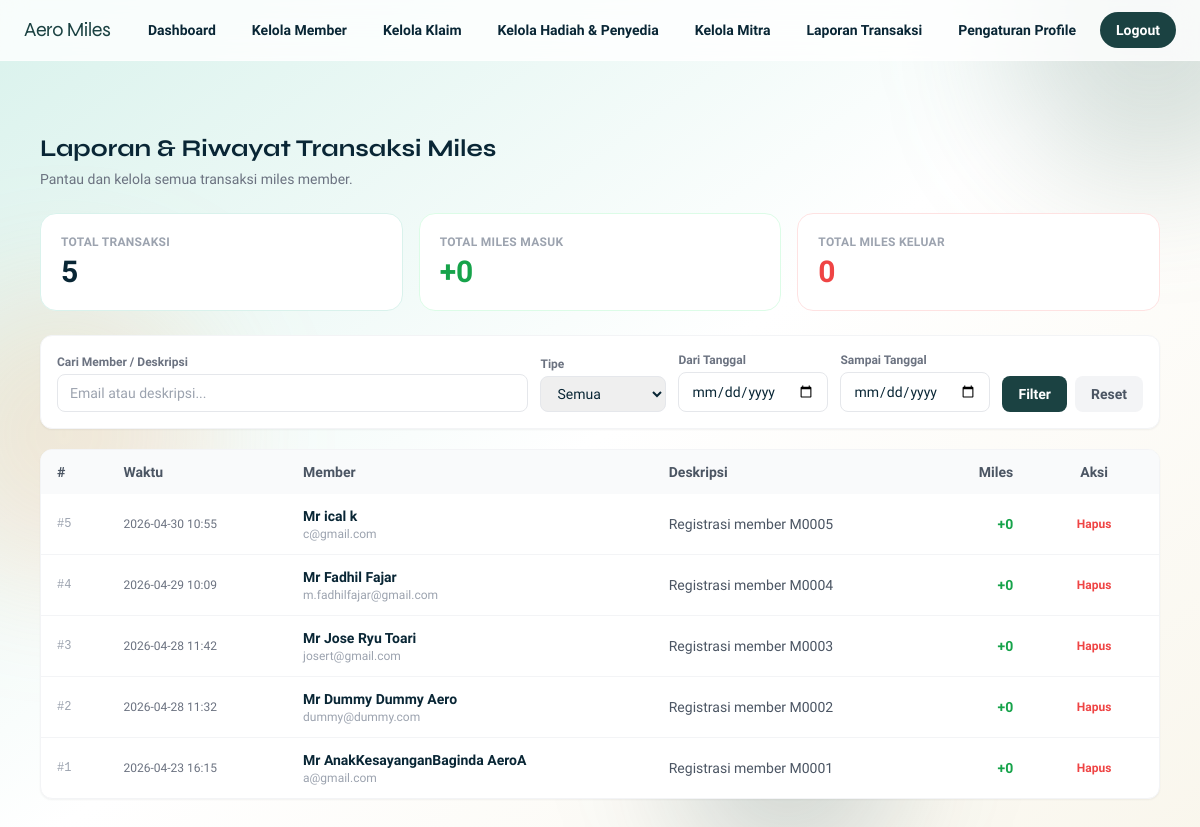
Before: /staf/laporan-transaksi/ (signed in) with the older database file.
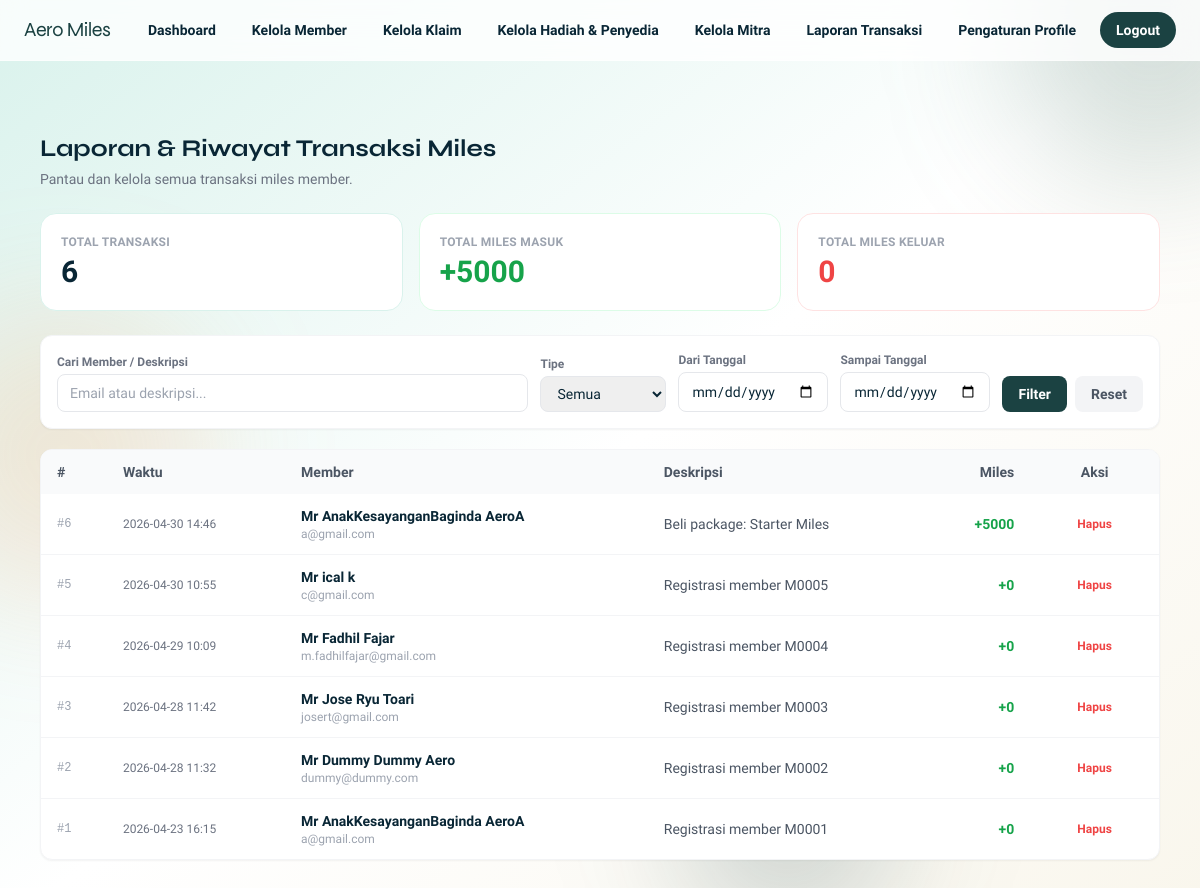
After: the same page with the newer database file.
### core/models.py (models this page shows, shortened)
class MilesTransaction(models.Model):
    member = models.ForeignKey(User, on_delete=models.CASCADE, related_name="miles_transactions")
    deskripsi = models.CharField(max_length=255)
    miles_delta = models.IntegerField(default=0)
    created_at = models.DateTimeField(default=timezone.now)
    class Meta:
        ordering = ["-created_at"]

class User(AbstractUser):
    class Role(models.TextChoices):
        MEMBER = "member", "Member"
        STAF = "staf", "Staf"
    username = None
    email = models.EmailField(unique=True)
    role = models.CharField(max_length=10, choices=Role.choices, default=Role.MEMBER)
    salutation = models.CharField(max_length=10, default="Mr")
    first_mid_name = models.CharField(max_length=100, default="User")
    last_name = models.CharField(max_length=100, default="Aero")
    country_code = models.CharField(max_length=5, default="+62")
    mobile_number = models.CharField(max_length=20, default="0000000000")
    tanggal_lahir = models.DateField(default=timezone.localdate)
    kewarganegaraan = models.CharField(max_length=50, default="Indonesia")
    USERNAME_FIELD = "email"
    REQUIRED_FIELDS = []
    objects = UserManager()
    @property
    def full_name(self):
        return f"{self.salutation} {self.first_mid_name} {self.last_name}".strip()

### core/views.py (the view)
@login_required
def staf_laporan_transaksi_view(request):
    if not _staff_only(request):
        return redirect("dashboard")
    search = request.GET.get("search", "").strip()
    tipe = request.GET.get("tipe", "")
    date_from = request.GET.get("date_from", "")
    date_to = request.GET.get("date_to", "")
    qs = MilesTransaction.objects.select_related("member").order_by("-created_at")
    if search:
        qs = qs.filter(
            Q(member__email__icontains=search) |
            Q(member__first_mid_name__icontains=search) |
            Q(deskripsi__icontains=search)
        )
    if tipe == "kredit":
        qs = qs.filter(miles_delta__gt=0)
    elif tipe == "debit":
        qs = qs.filter(miles_delta__lt=0)
    if date_from:
        try:
            from datetime import datetime
            qs = qs.filter(created_at__date__gte=datetime.strptime(date_from, "%Y-%m-%d").date())
        except ValueError:
            pass
    if date_to:
        try:
            from datetime import datetime
            qs = qs.filter(created_at__date__lte=datetime.strptime(date_to, "%Y-%m-%d").date())
        except ValueError:
            pass
    if request.method == "POST" and request.POST.get("action") == "delete":
        trx_id = request.POST.get("trx_id")
        trx = get_object_or_404(MilesTransaction, pk=trx_id)
        trx.delete()
        messages.success(request, f"Transaksi #{trx_id} berhasil dihapus.")
        return redirect("staf_laporan_transaksi")
    total_kredit = qs.aggregate(total=Coalesce(Sum("miles_delta", filter=Q(miles_delta__gt=0)), 0))["total"]
    total_debit = qs.aggregate(total=Coalesce(Sum("miles_delta", filter=Q(miles_delta__lt=0)), 0))["total"]
    return render(request, "core/laporan_transaksi.html", {
        "transaksi_list": qs,
        "search": search,
        "tipe": tipe,
        "date_from": date_from,
        "date_to": date_to,
        "total_kredit": total_kredit,
        "total_debit": total_debit,
        "total_transaksi": qs.count(),
    })

### core/views.py (called while the page is built)
def _staff_only(request):
    if request.user.role != User.Role.STAF:
        messages.error(request, "Halaman ini khusus staf.")
        return False
    return True

### templates/core/laporan_transaksi.html (shortened to what the changed rows need)
{% extends "base.html" %}
{% block content %}
<div class="max-w-6xl mx-auto px-4 py-8 animate-rise">
  <h1 class="text-2xl font-display font-bold text-aero-ink mb-1">Laporan & Riwayat Transaksi Miles</h1>
  <div class="grid grid-cols-1 sm:grid-cols-3 gap-4 mb-6">
    <div class="bg-white rounded-2xl border border-aero-cloud p-5">
      <p class="text-xs text-gray-400 font-semibold uppercase tracking-wide">Total Transaksi</p>
      <p class="text-3xl font-bold text-aero-ink mt-1">{{ total_transaksi }}</p>
    </div>
    <div class="bg-white rounded-2xl border border-green-100 p-5">
      <p class="text-xs text-gray-400 font-semibold uppercase tracking-wide">Total Miles Masuk</p>
      <p class="text-3xl font-bold text-green-600 mt-1">+{{ total_kredit|floatformat:"0" }}</p>
    </div>
  </div>
  <div class="bg-white rounded-xl shadow-sm border border-gray-100 overflow-x-auto">
    <table class="w-full text-sm">
      <thead class="bg-gray-50 text-gray-600">
        <tr>
          <th class="px-4 py-3 text-left">#</th>
          <th class="px-4 py-3 text-left">Waktu</th>
          <th class="px-4 py-3 text-left">Member</th>
          <th class="px-4 py-3 text-left">Deskripsi</th>
          <th class="px-4 py-3 text-right">Miles</th>
          <th class="px-4 py-3 text-center">Aksi</th>
        </tr>
      </thead>
      <tbody class="divide-y divide-gray-100">
        {% for trx in transaksi_list %}
        <tr class="hover:bg-gray-50">
          <td class="px-4 py-3 text-gray-400 text-xs font-mono">#{{ trx.pk }}</td>
          <td class="px-4 py-3 text-gray-500 text-xs whitespace-nowrap">{{ trx.created_at|date:"Y-m-d H:i" }}</td>
          <td class="px-4 py-3">
            <div class="font-semibold text-aero-ink">{{ trx.member.full_name }}</div>
            <div class="text-xs text-gray-400">{{ trx.member.email }}</div>
          </td>
          <td class="px-4 py-3 text-gray-600">{{ trx.deskripsi }}</td>
          <td class="px-4 py-3 text-right font-semibold {% if trx.miles_delta >= 0 %}text-green-600{% else %}text-red-500{% endif %}">
            {% if trx.miles_delta >= 0 %}+{% endif %}{{ trx.miles_delta|floatformat:"0" }}
          </td>
          <td class="px-4 py-3 text-center">
            <form method="post" onsubmit="return confirm('Hapus transaksi #{{ trx.pk }}? Tindakan ini tidak bisa dibatalkan.')">
              <button type="submit"
                class="text-red-500 hover:text-red-700 text-xs font-semibold px-3 py-1 rounded-lg hover:bg-red-50 transition">
                Hapus
              </button>
            </form>
          </td>
        </tr>
        {% empty %}
        <tr><td colspan="6" class="px-4 py-8 text-center text-gray-400">Tidak ada transaksi ditemukan.</td></tr>
        {% endfor %}
      </tbody>
    </table>
  </div>
</div>
{% endblock %}

Changed rows visible on the page:
added MilesTransaction: pk "6", created_at "2026-04-30 14:46", member.full_name "Mr AnakKesayanganBaginda AeroA", member.email "a@gmail.com", deskripsi "Beli package: Starter Miles", miles_delta "5000"
Other visible differences:
{{ total_transaksi }}: "5" → "6"
{{ total_kredit|floatformat:"0" }}: "0" → "5000"
